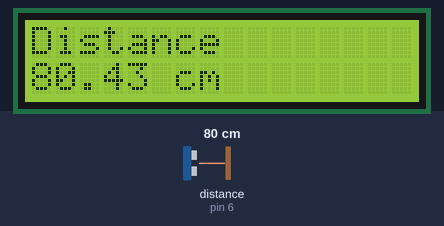
Simulated run of this sketch. Board: Arduino Uno, built with avr-gcc and run on an emulated ATmega328P. Parts: 16×2 character LCD. Wiring (inferred from the names in the program): ultrasonic range finder: trigger pin 7; echo pin 6. The inputs (shaded band) are chosen by the test bench; at power-on: distance to the obstacle (sensor on pin 6) 80 cm. The echo pulse lasts 58.3 µs per cm.

Above: at 1.2 s.
1.3 s: distance to the obstacle (sensor on pin 6) set to 2 cm
At 2.8 s:
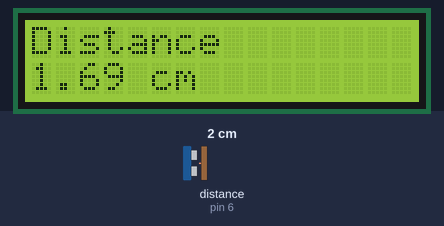
4.5 s: distance to the obstacle (sensor on pin 6) set to 4 cm
At 5.8 s:
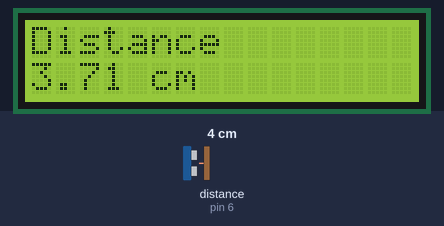
6.6 s: distance to the obstacle (sensor on pin 6) set to 9 cm
At 7.7 s:
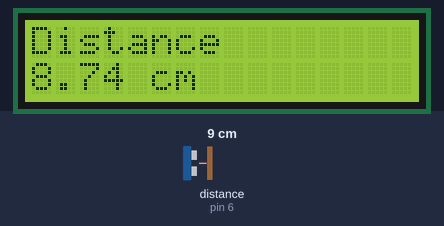
Timing chart, 0 to 9.6 s (numbered marks = the images above; inputs shaded):
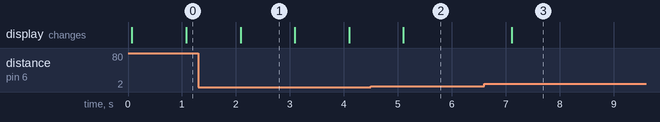

The sketch:

ultrasons_distance.ino
```cpp
#include <LiquidCrystal.h>

LiquidCrystal lcd(12,11,5,4,3,2);

const char DOUT_TRIGGER = 7;
const char DIN_ECHO = 6;
float distance;

void setup()
  {
    lcd.begin(16,2);
    pinMode(DOUT_TRIGGER, OUTPUT);
    pinMode(DIN_ECHO, INPUT);
  }
void loop()
  {
    digitalWrite(DOUT_TRIGGER, LOW);
    delayMicroseconds(2);
    digitalWrite(DOUT_TRIGGER, HIGH);
    delayMicroseconds(10);
    digitalWrite(DOUT_TRIGGER, LOW);

    distance= pulseIn(DIN_ECHO, HIGH) / 58.0;

    lcd.clear();
    lcd.setCursor(0,0);
    lcd.print("Distance");
    lcd.setCursor(0,1);
    lcd.print(distance);
    lcd.print(" cm");
    delay(1000);
  }
```

Measured:
- after the input at 1.3 s, the display: changes after 0.79 s (image 1)
- after the input at 4.5 s, the display: changes after 0.60 s (image 2)
- after the input at 6.6 s, the display: changes after 0.52 s (image 3)
- what the display in image 1 shows lasts 1.0 s, from 2.1 s to 3.1 s
